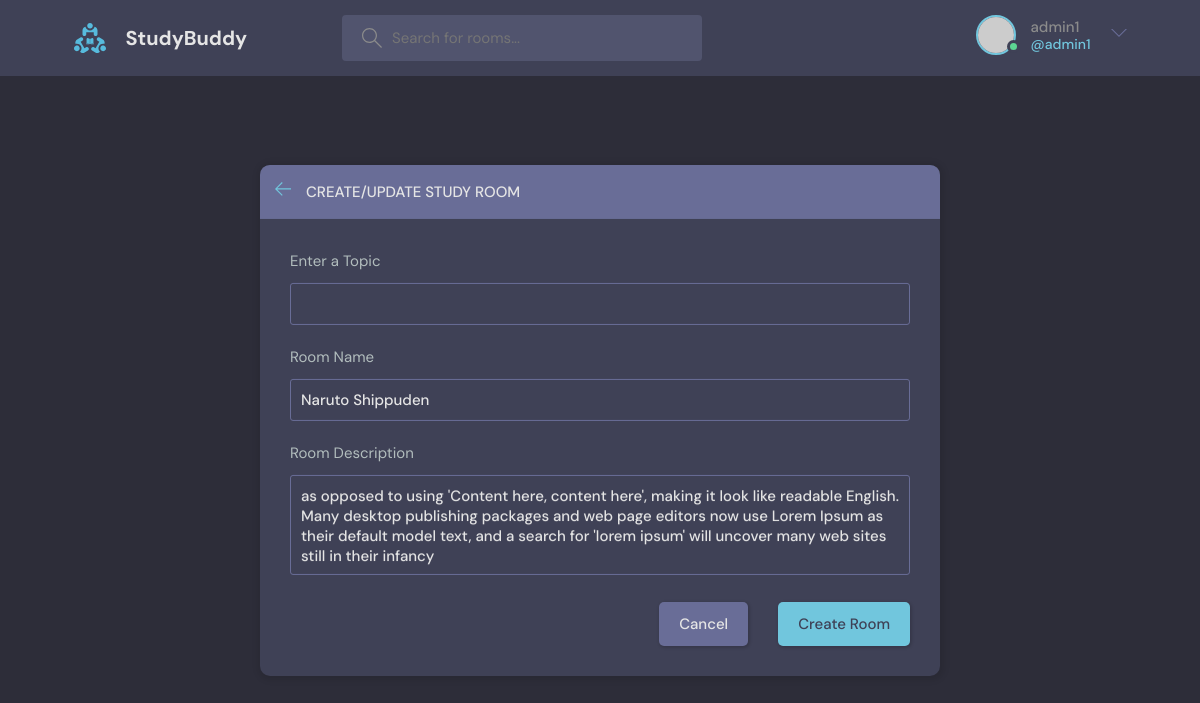
Screenshot of /update-room/9/ (signed in) with the database file from the repository.
### base/models.py (models this page shows, shortened)
class Room(models.Model):
    host = models.ForeignKey(User, on_delete = models.SET_NULL, null=True )
    topic = models.ForeignKey(Topic, on_delete=models.SET_NULL ,null=True)#IF WE BRING TOPIC DOWN WRAP TOPIC IN A STRING "TOPIC"
    name = models.CharField(max_length=200)
    description = models.TextField(null = True , blank=True)
    participants = models.ManyToManyField(User , related_name="participants" , blank = True)
    updated = models.DateTimeField(auto_now=True)
    created = models.DateTimeField(auto_now_add=True)
    class Meta:
        ordering = ['-created', '-updated']

### base/views.py (the view)
# urls.py: path("update-room/<str:pk>/", views.updateRoom , name="update-room"),
@login_required(login_url = "login")
def updateRoom(request,pk):
    room = Room.objects.get(id = pk)
    form = RoomForm(instance=room)
    if request.user != room.host:
        return HttpResponse("u r not allowed")
    if request.method == 'POST':
        form = RoomForm(request.POST, instance=room)
        if form.is_valid():
            form.save()
        return redirect('home')
    context = {'form' :form}
    return render(request,'base/room_form.html', context)

### base/froms.py
class RoomForm(ModelForm):
    class Meta:
        model = Room
        fields ='__all__'
        excludes = 'participants', 'host'

### base/templates/base/room_form.html (shortened to what this page needs)
{% extends 'main.html' %}
{% block content %}
<body>
  <main class="create-room layout">
    <div class="container">
      <div class="layout__box">
        <div class="layout__boxHeader">
          <div class="layout__boxTitle">
            <a href="{% url 'home' %}">
              <svg version="1.1" xmlns="http://www.w3.org/2000/svg" width="32" height="32" viewBox="0 0 32 32">
                <title>arrow-left</title>
                <path
                  d="M13.723 2.286l-13.723 13.714 13.719 13.714 1.616-1.611-10.96-10.96h27.625v-2.286h-27.625l10.965-10.965-1.616-1.607z">
                </path>
              </svg>
            </a>
            <h3>Create/update Study Room</h3>
          </div>
        </div>
        <div class="layout__body">
          <form class="form" action="" method = "POST">
            <div class="form__group">
              <label for="room_topic">Enter a Topic</label>
              <input required type="text" value="{{room.topic.name}}" name="topic" list="topic-list" />
            </div>
          <div class="form__group">
            <label for="room_name">Room Name</label>
            {{form.name}}
          </div>
          <div class="form__group">
            <label for="room_description">Room Description</label>
            {{form.description}}
          </div>
            <div class="form__action">
              <a class="btn btn--dark" href="{{request.META.HTTP_REFERER}}l">Cancel</a>
              <button class="btn btn--main" type="submit">Create Room</button>
            </div>
          </form>
        </div>
      </div>
    </div>
  </main>
</body>
{% endblock content %}

### templates/navbar.html (shortened to what this page needs)
{% load static %}
<header class="header header--loggedIn">
    <div class="container">
      <a href="{% url 'home' %}" class="header__logo">
        <img src="{% static 'images/logo.svg'%}" />
        <h1>StudyBuddy</h1>
      </a>
      <form class="header__search" method="GET" action="{% url 'home' %}">
        <label>
          <input name = "q" placeholder="Search for rooms..." />
        </label>
      </form>
      <nav class="header__menu">
        {% if request.user.is_authenticated %}
        <div class="header__user">
          <a href="{% url 'profile' user.id %}">
            <div class="avatar avatar--medium active">
              <img src="https://randomuser.me/api/portraits/men/37.jpg" />
            </div>
            <p>{{request.user.username}}<span>@{{request.user.username}}</span></p>
          </a>
          <button class="dropdown-button">
            <svg version="1.1" xmlns="http://www.w3.org/2000/svg" width="32" height="32" viewBox="0 0 32 32">
              <title>chevron-down</title>
              <path d="M16 21l-13-13h-3l16 16 16-16h-3l-13 13z"></path>
            </svg>
          </button>
        </div>
        {% endif %}
      </nav>
    </div>
  </header>

### rows the page displays
Room: name "Naruto Shippuden", description "as opposed to using 'Content here, content here', making it look like readable English. Many desktop publishing packages and web page editors now use Lorem Ipsum as their default model text, and a search for 'lorem ipsum' will uncover many web sites still in their infancy"

### other values shown
{{ request.user.username }} "admin1"
